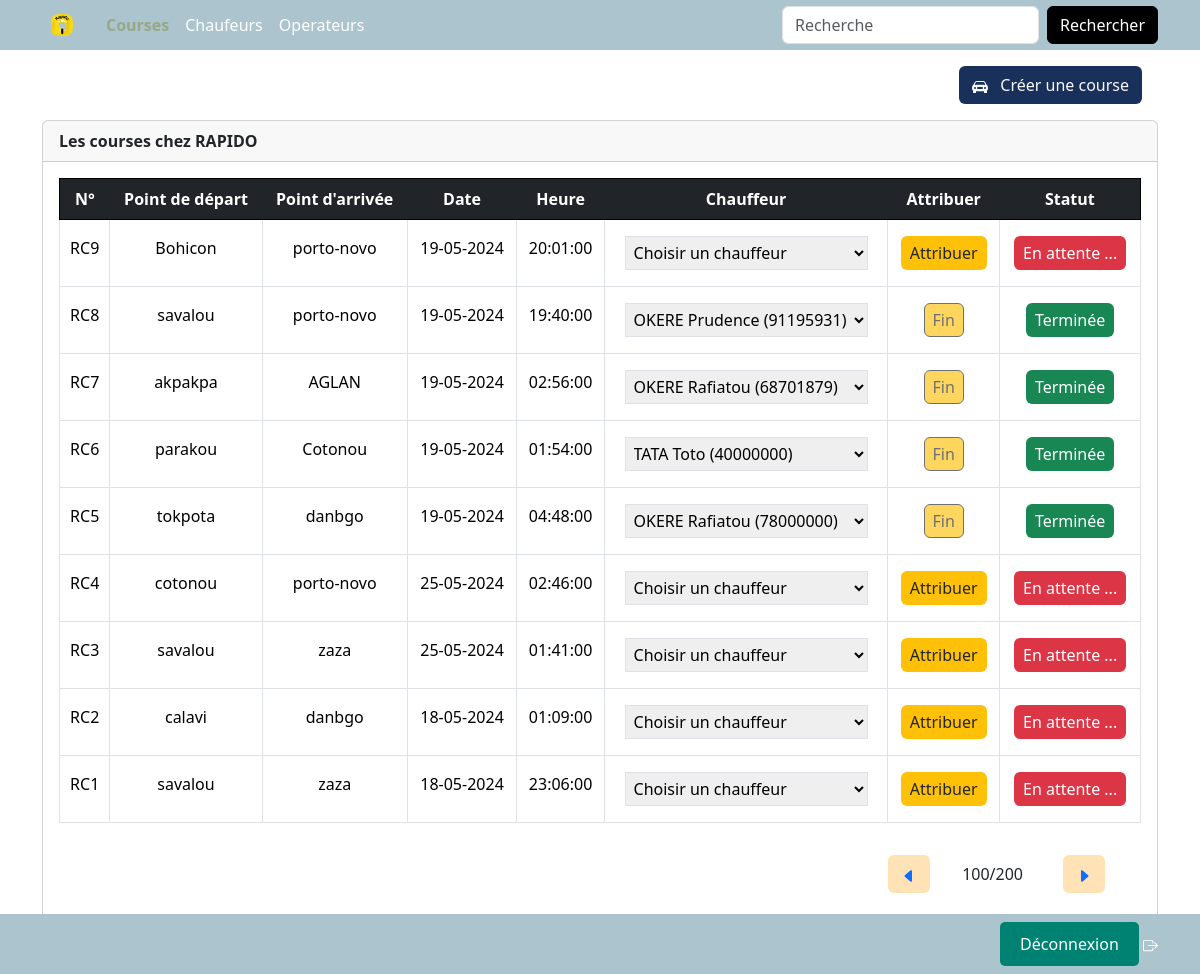
The page /admin/ (signed in) on the database its author committed.
### tables this page shows
CREATE TABLE IF NOT EXISTS `courses` (
  `course_id` int NOT NULL AUTO_INCREMENT,
  `point_depart` varchar(255) NOT NULL,
  `point_arrivee` varchar(255) NOT NULL,
  `date_heure` datetime NOT NULL,
  `chauffeur_id` int DEFAULT NULL,
  `operateur_id` int DEFAULT NULL,
  `admin_created_id` int DEFAULT NULL,
  `admin_updated_id` int DEFAULT NULL,
  `statut` int NOT NULL,
  `createdAt` timestamp NULL DEFAULT CURRENT_TIMESTAMP,
  `updatedAt` timestamp NULL DEFAULT CURRENT_TIMESTAMP ON UPDATE CURRENT_TIMESTAMP,
  PRIMARY KEY (`course_id`),
  KEY `chauffeur_id` (`chauffeur_id`),
  KEY `operateur_id` (`operateur_id`),
  KEY `admin_created_id` (`admin_created_id`),
  KEY `admin_updated_id` (`admin_updated_id`)
);

### admin/index.php (the view, shortened to what the rows shown need)
<?php
include_once("../assets/includes/functionsObject.php");
$url1 = "/chauffeur/";
$url2 = "/operateur/";
$url3 = "/";
if (isset($_SESSION['connect']) && $_SESSION['connect'] == "oui") {
    if ($_SESSION['type'] == "admin") {
?>
        <!DOCTYPE html>
        <html lang="en">
        <head>
            <link rel="stylesheet" href="/assets/css/bootstrap.min.css">
            <link rel="stylesheet" href="/assets/css/style.css">
        </head>
        <body>
            <div class="container-fluid contenu">
                <div class="container">
                    <div class="card mb-5 ">
                        <div class="card-body">
                            <table class="table table-hover">
                                <thead class="table-dark w-100">
                                    <tr class="text-center border border-black">
                                        <th class=" p-2 numero">N°</th>
                                        <th class=" p-2 point_depart">Point de départ</th>
                                        <th class=" p-2 point_arrivee">Point d'arrivée</th>
                                        <th class=" p-2 date">Date</th>
                                        <th class=" p-2 heure">Heure</th>
                                        <th class=" p-2 chauffeur">Chauffeur</th>
                                        <th class=" p-2 statut">Attribuer</th>
                                        <th class=" p-2 statut">Statut</th>
                                    </tr>
                                </thead>
                                <?php
                                $i = 1;
                                $base = new Base();
                                $opts = new Course($base);
                                $result = $opts->allCourses(1);
                                foreach ($result as $a) {
                                    $date_heure = explode(" ", $a['date_heure']);
                                    $date = (new DateTime($date_heure[0]))->format("d-m-Y");
                                    $heure = $date_heure[1];
                                    if (debutTbody($i) == 1) { ?>
                                        <tbody class="tbody">
                                        <?php } ?>
                                        <form action="<?php if ($a['statut'] == 0) {
                                                            echo "/assets/includes/attribuerChauffeur.php";
                                                        } else if ($a['statut'] == 1) {
                                                            echo "/assets/includes/retirerChauffeur.php";
                                                        } ?>" method="post">
                                            <tr class="text-center border uneLigne" id="tr<?php echo $a['statut']; ?>">
                                                <td class="border py-3 numero" id="">
                                                    RC<?php echo $a['course_id']; ?>
                                                </td>
                                                <td class="border py-3 point_depart"><?php echo $a['point_depart']; ?></td>
                                                <td class="border py-3 point_arrivee"><?php echo $a['point_arrivee']; ?></td>
                                                <td class="border py-3 date"><?php echo $date; ?></td>
                                                <td class="border py-3 heure"><?php echo $heure; ?></td>
                                                <td class="border py-3 chauffeur">
                                                    <?php
                                                    if ($a['statut'] == 1) { ?>
                                                        <select name="chauf" id="../../assets/includes/attributChauffeur.php?id1=<?php echo $a['course_id']; ?>&id2=" class=" p-1 border selection" disabled>
                                                            <?php } else {
                                                            if ($a['chauffeur_id'] != null) { ?>
                                                                <select name="chauf" id="../../assets/includes/attributChauffeur.php?id1=<?php echo $a['course_id']; ?>&id2=" class=" p-1 border selection deja">
                                                                <?php } else { ?>
                                                                    <select name="chauf" id="../../assets/includes/attributChauffeur.php?id1=<?php echo $a['course_id']; ?>&id2=" class=" p-1 border selection">
                                                                <?php }
                                                        } ?>
                                                                <option value="-1" class=" px-1 py-2 ">Choisir un chauffeur</option>
                                                                <?php
                                                                $opt2 = new Chauffeur("", "", $base);
                                                                    if ($a['chauffeur_id'] == $b['chauffeur_id']) { ?>
                                                                <?php
                                                                $result2 = $opt2->allChauffeurOccup();
                                                                foreach ($result2 as $b) {
                                                                    if ($a['chauffeur_id'] == $b['chauffeur_id']) { ?>
                                                                        <option class="option" value="<?php echo $b['chauffeur_id']; ?>" selected>
                                                                            <?php echo $b['nom'] . ' ' . $b['prenoms'] . ' (' . $b['telephone'] . ')'; ?>
                                                                        </option>
                                                                    <?php } else { ?>
                                                                        <option class="option" value="<?php echo $b['chauffeur_id']; ?>">
                                                                            <?php echo $b['nom'] . ' ' . $b['prenoms'] . ' (' . $b['telephone'] . ')'; ?>
                                                                        </option>
                                                                <?php }
                                                                }
                                                                ?>
                                                                    </select>
                                                </td>
                                                <td class="border py-3">
                                                    <?php if ($a['statut'] == 0) { ?>
                                                        <input class="btn bg-warning text-dark m-0 py-1 px-2 enattente" type="submit" value="Attribuer">
                                                    <?php } else if ($a['statut'] == 1) { ?>
                                                        <input class="btn bg-warning text-dark m-0 py-1 px-2 enattente" type="submit" value="Retirer">
                                                    <?php } else { ?>
                                                        <input class="btn bg-warning text-dark m-0 py-1 px-2 enattente" type="submit" value="Fin" disabled>
                                                    <?php } ?>
                                                </td>
                                                <td class="border py-3 statut">
                                                    <?php
                                                    if ($a['statut'] == 0) { ?>
                                                        <span class="btn bg-danger text-white m-0 py-1 px-2 enattente"> En attente ... </span>
                                                    <?php } else if ($a['statut'] == 1) { ?>
                                                        <span class="btn bg-info m-0 py-1 px-2 encours"> En cours ... </span>
                                                    <?php } else { ?>
                                                        <span class="btn bg-success text-white m-0 py-1 px-2 terminer"> Terminée </span>
                                                    <?php }
                                                    ?>
                                                </td>
                                            </tr>
                                        </form>
                                    <?php }
                                        $i = $i + 1;
                                    }
                                    if (debutTbody($i - 1) != 2) { ?>
                                    </tbody>
                                <?php } ?>
                            </table>
                        </div>
                    </div>
                </div>
        </body>
        </html>
<?php
    } else if ($_SESSION['type'] == "chauffeur") {
        $_SESSION['message'] = "Vous n'est pas Administrateur !";
        phpRedirect($url1);
    } else {
        $_SESSION['message'] = "Vous n'est pas Administrateur !";
        phpRedirect($url2);
    }
} else {
    $_SESSION['message'] = "Veuillez vous connecter !";
    phpRedirect($url3);
}
?>

### rows shown on the page
courses: course_id "9", point_depart "Bohicon", point_arrivee "porto-novo", date_heure "19-05-2024", date_heure "20:01:00", chauf "Choisir un chauffeur", statut "En attente ..."
courses: course_id "8", point_depart "savalou", point_arrivee "porto-novo", date_heure "19-05-2024", date_heure "19:40:00", statut "Terminée"
courses: course_id "7", point_depart "akpakpa", point_arrivee "AGLAN", date_heure "19-05-2024", date_heure "02:56:00", statut "Terminée"
courses: course_id "6", point_depart "parakou", point_arrivee "Cotonou", date_heure "19-05-2024", date_heure "01:54:00", statut "Terminée"
courses: course_id "5", point_depart "tokpota", point_arrivee "danbgo", date_heure "19-05-2024", date_heure "04:48:00", statut "Terminée"
courses: course_id "4", point_depart "cotonou", point_arrivee "porto-novo", date_heure "25-05-2024", date_heure "02:46:00", chauf "Choisir un chauffeur", statut "En attente ..."
courses: course_id "3", point_depart "savalou", point_arrivee "zaza", date_heure "25-05-2024", date_heure "01:41:00", chauf "Choisir un chauffeur", statut "En attente ..."
courses: course_id "2", point_depart "calavi", point_arrivee "danbgo", date_heure "18-05-2024", date_heure "01:09:00", chauf "Choisir un chauffeur", statut "En attente ..."
courses: course_id "1", point_depart "savalou", point_arrivee "zaza", date_heure "18-05-2024", date_heure "23:06:00", chauf "Choisir un chauffeur", statut "En attente ..."

### other values the page prints
form field chauf "OKERE Prudence (91195931)"
form field chauf "OKERE Rafiatou (68701879)"
form field chauf "TATA Toto (40000000)"
form field chauf "OKERE Rafiatou (78000000)"
